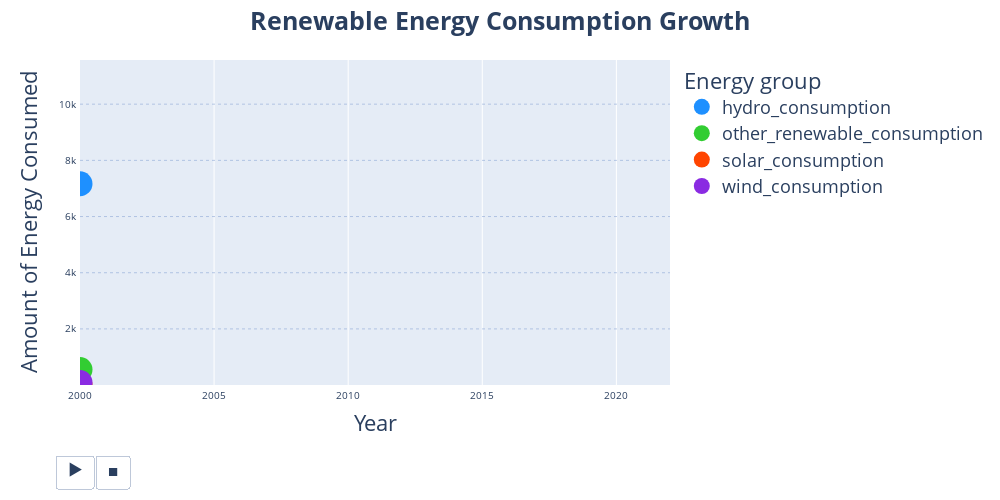

This figure's notebook cell:
### Code cell
# Plot to Analyze Renewable Energy Consumption Growth

df_plot = df_plot.sort_values(['year', 'Energy Type'], ignore_index=True)
N_UNIQUE_Energy_type = df_plot['Energy Type'].nunique()
custom_colors = {
    "hydro_consumption": "#1E90FF",
    "solar_consumption": "#FF4500",
    "wind_consumption": "#8A2BE2",
    "other_renewable_consumption": "#32CD32",
}
df_indexed = pd.DataFrame()
for index in np.arange(start=0,
                    stop=len(df_plot)+1,
                    step=N_UNIQUE_Energy_type):
    df_slicing = df_plot.iloc[:index].copy()
    df_slicing['frame'] = (index//N_UNIQUE_Energy_type)
    df_indexed = pd.concat([df_indexed, df_slicing])

#Scatter Plot
scatter_plot = px.scatter(
    df_indexed,
    x='year',
    y='Energy Consumption',
    color='Energy Type',
    animation_frame='frame',
    color_discrete_map=custom_colors
)

for frame in scatter_plot.frames:
    for data in frame.data:
        data.update(mode='markers',
                    showlegend=True,
                    opacity=1)
        data['x'] = np.take(data['x'], [-1])
        data['y'] = np.take(data['y'], [-1])
        print
        
# Line Plot
line_plot = px.line(
    df_indexed,
    x='year',
    y='Energy Consumption',
    color='Energy Type',
    animation_frame='frame',
    width=1000,
    height=500,
    color_discrete_map=custom_colors
)

line_plot.update_traces(showlegend=False)
for frame in line_plot.frames:
    for data in frame.data:
        data.update(mode='lines', opacity=0.8, showlegend=False)

# Combining Scatter and Line Plot
combined_plot = go.Figure(
    data=line_plot.data + scatter_plot.data,
    frames=[
        go.Frame(data=line_plot.data + scatter_plot.data, name=scatter_plot.name)
        for line_plot, scatter_plot in zip(line_plot.frames, scatter_plot.frames)
    ],
    layout=line_plot.layout
)

combined_plot.update_yaxes(
    gridcolor='#7a98cf',
    griddash='dot',
    gridwidth=.5,
    linewidth=2,
    tickwidth=2,
    title_font=dict(size=16)
)

combined_plot.update_xaxes(
    title_font=dict(size=16),
    linewidth=2,
    tickwidth=2
)

combined_plot.update_traces(
    line=dict(width=5),
    marker=dict(size=25))

combined_plot.update_layout(
    font=dict(size=18),
    yaxis=dict(tickfont=dict(size=10)),
    xaxis=dict(tickfont=dict(size=10)),
    showlegend=True,
    legend=dict(
        title='Energy group'
        ),
    title="<b>Renewable Energy Consumption Growth</b>",
    yaxis_title="Amount of Energy Consumed",
    xaxis_title="Year",
    yaxis_showgrid=True,
    xaxis_range=[df_indexed['year'].min(),
                df_indexed['year'].max()],
    yaxis_range=[df_indexed['Energy Consumption'].min(),
                 df_indexed['Energy Consumption'].max() * 1.1],
    title_x=0.5
)
# adjust speed of animation
combined_plot['layout'].pop("sliders")
combined_plot.layout.updatemenus[0].buttons[0]['args'][1]['frame']['duration'] = 140
combined_plot.layout.updatemenus[0].buttons[0]['args'][1]['transition']['duration'] = 60
combined_plot.layout.updatemenus[0].buttons[0]['args'][1]['transition']['redraw'] = True
combined_plot.show()

### Figure 1 — Plotly figure (JSON) as saved in the notebook; plotly's stock layout.template omitted (floating-point values rounded to 4 significant figures)
{"data": [{"hovertemplate": "Energy Type=hydro_consumption<br>frame=1<br>year=%{x}<br>Energy Consumption=%{y}<extra></extra>", "legendgroup": "hydro_consumption", "line": {"color": "#1E90FF", "dash": "solid", "width": 5}, "marker": {"size": 25, "symbol": "circle"}, "mode": "lines", "name": "hydro_consumption", "orientation": "v", "showlegend": false, "type": "scatter", "x": [2000], "xaxis": "x", "y": [7168.0], "yaxis": "y"}, {"hovertemplate": "Energy Type=other_renewable_consumption<br>frame=1<br>year=%{x}<br>Energy Consumption=%{y}<extra></extra>", "legendgroup": "other_renewable_consumption", "line": {"color": "#32CD32", "dash": "solid", "width": 5}, "marker": {"size": 25, "symbol": "circle"}, "mode": "lines", "name": "other_renewable_consumption", "orientation": "v", "showlegend": false, "type": "scatter", "x": [2000], "xaxis": "x", "y": [552.6], "yaxis": "y"}, {"hovertemplate": "Energy Type=solar_consumption<br>frame=1<br>year=%{x}<br>Energy Consumption=%{y}<extra></extra>", "legendgroup": "solar_consumption", "line": {"color": "#FF4500", "dash": "solid", "width": 5}, "marker": {"size": 25, "symbol": "circle"}, "mode": "lines", "name": "solar_consumption", "orientation": "v", "showlegend": false, "type": "scatter", "x": [2000], "xaxis": "x", "y": [3.117], "yaxis": "y"}, {"hovertemplate": "Energy Type=wind_consumption<br>frame=1<br>year=%{x}<br>Energy Consumption=%{y}<extra></extra>", "legendgroup": "wind_consumption", "line": {"color": "#8A2BE2", "dash": "solid", "width": 5}, "marker": {"size": 25, "symbol": "circle"}, "mode": "lines", "name": "wind_consumption", "orientation": "v", "showlegend": false, "type": "scatter", "x": [2000], "xaxis": "x", "y": [92.12], "yaxis": "y"}, {"hovertemplate": "Energy Type=hydro_consumption<br>frame=1<br>year=%{x}<br>Energy Consumption=%{y}<extra></extra>", "legendgroup": "hydro_consumption", "line": {"width": 5}, "marker": {"color": "#1E90FF", "size": 25, "symbol": "circle"}, "mode": "markers", "name": "hydro_consumption", "orientation": "v", "showlegend": true, "type": "scatter", "x": [2000], "xaxis": "x", "y": [7168.0], "yaxis": "y"}, {"hovertemplate": "Energy Type=other_renewable_consumption<br>frame=1<br>year=%{x}<br>Energy Consumption=%{y}<extra></extra>", "legendgroup": "other_renewable_consumption", "line": {"width": 5}, "marker": {"color": "#32CD32", "size": 25, "symbol": "circle"}, "mode": "markers", "name": "other_renewable_consumption", "orientation": "v", "showlegend": true, "type": "scatter", "x": [2000], "xaxis": "x", "y": [552.6], "yaxis": "y"}, {"hovertemplate": "Energy Type=solar_consumption<br>frame=1<br>year=%{x}<br>Energy Consumption=%{y}<extra></extra>", "legendgroup": "solar_consumption", "line": {"width": 5}, "marker": {"color": "#FF4500", "size": 25, "symbol": "circle"}, "mode": "markers", "name": "solar_consumption", "orientation": "v", "showlegend": true, "type": "scatter", "x": [2000], "xaxis": "x", "y": [3.117], "yaxis": "y"}, {"hovertemplate": "Energy Type=wind_consumption<br>frame=1<br>year=%{x}<br>Energy Consumption=%{y}<extra></extra>", "legendgroup": "wind_consumption", "line": {"width": 5}, "marker": {"color": "#8A2BE2", "size": 25, "symbol": "circle"}, "mode": "markers", "name": "wind_consumption", "orientation": "v", "showlegend": true, "type": "scatter", "x": [2000], "xaxis": "x", "y": [92.12], "yaxis": "y"}], "layout": {"font": {"size": 18}, "height": 500, "legend": {"title": {"text": "Energy group"}, "tracegroupgap": 0}, "margin": {"t": 60}, "showlegend": true, "title": {"text": "<b>Renewable Energy Consumption Growth</b>", "x": 0.5}, "updatemenus": [{"buttons": [{"args": [null, {"frame": {"duration": 140, "redraw": false}, "fromcurrent": true, "mode": "immediate", "transition": {"duration": 60, "easing": "linear", "redraw": true}}], "label": "&#9654;", "method": "animate"}, {"args": [[null], {"frame": {"duration": 0, "redraw": false}, "fromcurrent": true, "mode": "immediate", "transition": {"duration": 0, "easing": "linear"}}], "label": "&#9724;", "method": "animate"}], "direction": "left", "pad": {"r": 10, "t": 70}, "showactive": false, "type": "buttons", "x": 0.1, "xanchor": "right", "y": 0, "yanchor": "top"}], "width": 1000, "xaxis": {"anchor": "y", "domain": [0, 1], "linewidth": 2, "range": [2000, 2022], "tickfont": {"size": 10}, "tickwidth": 2, "title": {"text": "Year"}}, "yaxis": {"anchor": "x", "domain": [0, 1], "gridcolor": "#7a98cf", "griddash": "dot", "gridwidth": 0.5, "linewidth": 2, "range": [3.117, 11570.0], "showgrid": true, "tickfont": {"size": 10}, "tickwidth": 2, "title": {"text": "Amount of Energy Consumed"}}}}
